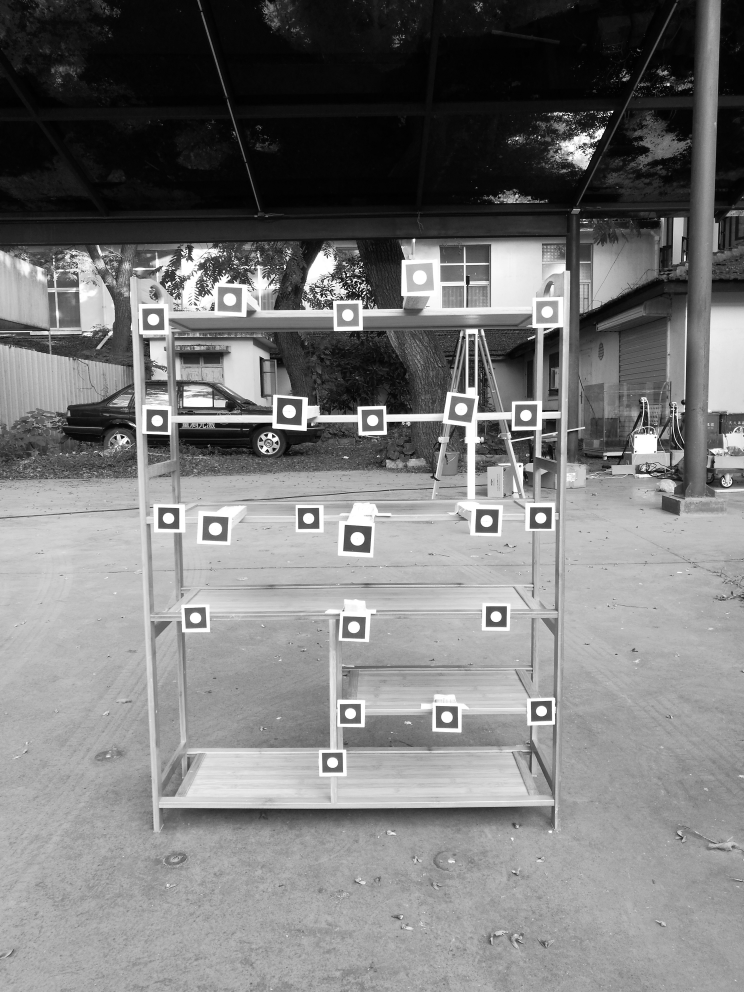
#> input picture test1.jpg, 2976 x 3968 px, found by its file name (shown at 1/4 size)
$ python fiteclipse.py   (older library calls are emulated)
#> lines starting #> are read from the running program, lines starting #| are printed output that depends on the picture; after the words box and inside, x2 and y2 are one past the last pixel; in counts of white or black regions, pixels touching at a corner belong together
#> further down, protoimg is the input picture: shape (3968, 2976, 3); min 0, max 255, mean 121.8
# -*- coding: utf-8 -*-
import numpy as np
import cv2
# 找到圆形边缘（找到边缘数最多的边缘）
def findeClipseContours(contours):
    contourslist = []
    for i in range(len(contours)-1):
        contourslist.append(len(contours[i]))
    # print( contourslist.index(max(contourslist)))
    return contourslist.index(max(contourslist))

# [6 lines of commented-out code are left out]
def drawcenterpoint(img, X1, Y1, X2, Y2, image_name):
#> called with X1 = 1084, Y1 = 1571, X2 = 1200, Y2 = 1700, image_name = '1111.jpg'
    W = abs(X1 - X2)
    H = abs(Y1 - Y2)
    img_part = img[Y1:Y1 + H, X1:X1 + W]
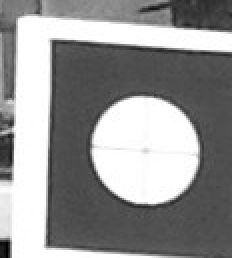
#> img_part: shape (129, 116, 3) (shown 2 times larger); min 0, max 255, mean 148.2
    img_part_gray = cv2.cvtColor(img_part, cv2.COLOR_BGR2GRAY)

    ret, thresh = cv2.threshold(img_part_gray, 0, 255, cv2.THRESH_BINARY + cv2.THRESH_OTSU)
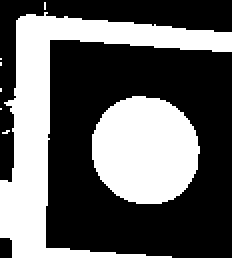
#> thresh: shape (129, 116) (shown 2 times larger); 38.6% white; 8 white regions (6 under 20 px)
#> ret = 166
    image, contours, hierarchy = cv2.findContours(thresh, cv2.RETR_CCOMP, cv2.CHAIN_APPROX_NONE)
#> contours = 8 contours, 6 with area under 20; largest, box (x1, y1, x2, y2) and area: (0, 6, 116, 129) 3169, (46, 48, 100, 102) 2223

    imag = cv2.drawContours(thresh, contours, 6, (127, 163, 255), 3)
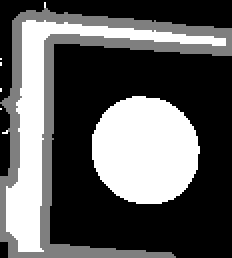
#> imag: shape (129, 116) (shown 2 times larger); min 0, max 255, mean 93.3
    cv2.imshow('contours', imag)
    cv2.waitKey(0)
    circlescenter_list = []
    ellipse_list = []

    cnt = contours[findeClipseContours(contours)]
#> the loop in findeClipseContours, `for i in range(len(contours)-1):` made 7 passes
#> after the loop in findeClipseContours, `for i in range(len(contours)-1):`: contourslist = [6, 1, 152, 2, 2, 1, 588]
#> cnt = contour of 588 points, box (x1, y1, x2, y2) (0, 6, 116, 129), area 3169
    ellipse = cv2.fitEllipse(cnt)
#> ellipse = ((60.78, 69.61), (124.3, 129.7), 57.14)

    center_XY = (X1 + int(ellipse[0][0]), Y1 + int(ellipse[0][1]))
#> center_XY = (1144, 1640)
    print(center_XY)
#| (1144, 1640)
    eclipsecenter = cv2.circle(img, center_XY, 1, (127, 255, 255), 2)
    cv2.namedWindow('protoimg', cv2.WINDOW_NORMAL)
    cv2.imshow('protoimg', eclipsecenter)
    cv2.waitKey(0)

if __name__ == '__main__':

    X1 = 1084
    Y1 = 1571

    X2 = 1200
    Y2 = 1700
    protoimg = cv2.imread('/home/wangbenkang/桌面/test1.jpg')
    drawcenterpoint(protoimg,X1,Y1,X2,Y2,'1111.jpg')


# protoimg = cv2.imread('/home/wangbenkang/桌面/test1.jpg')
#
# X1 = 1084
# Y1 = 1571
#
# X2 = 1167
# Y2 = 1666
#
# W = abs(X1-X2)
# H = abs(Y1-Y2)
#
# img = protoimg[Y1:Y1+H, X1:X1+W]
# # img = protoimg[ X1:X1+W,Y1:Y1+H]
# cv2.imshow('image',img)
# cv2.waitKey(0)
# imgray = cv2.cvtColor(img,cv2.COLOR_BGR2GRAY)
#
#
# houghcircles = cv2.HoughCircles(imgray, cv2.HOUGH_GRADIENT, 1, 20, param1=100, param2=20, minRadius=0, maxRadius=0)
# # for i in houghcircles[0,:]:
# #     # draw the outer circle
# #     cv2.circle(img,(i[0],i[1]),i[2],(0,255,0),2)
# #     # draw the center of the circle
# #     cv2.circle(img,(i[0],i[1]),2,(0,0,255),3)
# #找出图片中的轮廓
# ret,thresh = cv2.threshold(imgray,127,255,0)
# image , contours,hierarchy = cv2.findContours(thresh,cv2.RETR_CCOMP,cv2.CHAIN_APPROX_SIMPLE)
# #绘制独立轮廓，如第四个轮廓
# #imag = cv2.drawContour(img,contours,-1,(0,255,0),3)
# #但是大多数时候，下面方法更有用
# # imag = cv2.drawContours(img,contours,1,(0,255,0),3)
# # findeClipseContours(contours)
# # 椭圆拟合
# circlescenter_list = []
# ellipse_list = []
# for i in range(len(contours) - 1):
#
#     if(len(contours[i])<6):
#         continue
#
#     cnt = contours[i]
#     ellipse = cv2.fitEllipse(cnt)
#     distance = pow((ellipse[0][0]-houghcircles[0,0][0]),2)+pow((ellipse[0][1]-houghcircles[0,0][1]),2)
#     circlescenter_list.append(distance)
#     ellipse_list.append(ellipse)
#
# Index = circlescenter_list.index(min(circlescenter_list))  # 圆心距最小值
# eclipseimg = cv2.ellipse(img, ellipse_list[Index], (0, 255, 155), 1)
#
# # cnt = contours[3]
# # ellipse = cv2.fitEllipse(cnt)
# # eclipseimg = cv2.ellipse(img,ellipse,(55,255,155),2)
#
# # 画出圆心（拟合出的圆心的亚像素级的，画出圆心需像素级，所以需要一次整型转换！）
# centerpoint = (X1+int(ellipse_list[Index][0][0]),Y1+int(ellipse_list[Index][0][1]))
# # centerpoint = (X1+int(ellipse[0][0]),Y1+int(ellipse[0][1]))
# print(centerpoint)
#
# eclipsecenter = cv2.circle(protoimg, centerpoint, 2, (0, 0, 255),-1)
#
# # 文字显示圆心坐标
# font = cv2.FONT_HERSHEY_SIMPLEX
# text = 'center:' + str(ellipse_list[Index][0])
# cv2.putText(protoimg, text, centerpoint, font,0.5, (255, 255, 0), 1, lineType=cv2.LINE_AA)
#
# # while(1):
# #     # cv2.imshow('img',img)
# #     # cv2.imshow('imgray',imgray)
# #     # cv2.imshow('image',image)
# #
# #
# #     cv2.waitKey(0)
# #     if cv2.waitKey(1) == ord('q'):
# #         break
# # cv2.destroyAllWindows()
# cv2.namedWindow('protoimg', cv2.WINDOW_NORMAL)
# cv2.imshow('protoimg', protoimg)
# cv2.imwrite('protoimg.jpg',protoimg, [int(cv2.IMWRITE_PNG_COMPRESSION),100])
